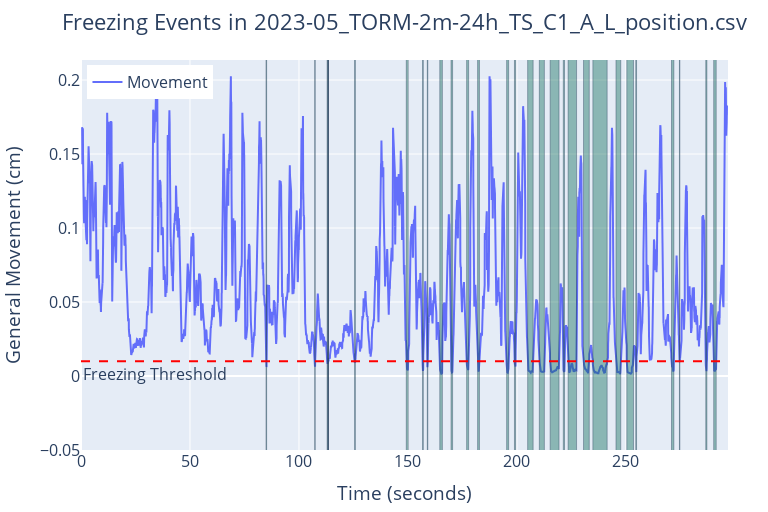

The notebook cell this image was saved under:
### Code cell
def plot_freezing(file, fps, threshold=0.01):
    
    # Load the CSV
    df = pd.read_csv(file)

    # Filter the position columns and exclude 'tail'
    position = df.filter(regex='_x|_y').filter(regex='^(?!.*tail_2)').filter(regex='^(?!.*tail_3)').copy()

    # Calculate movement based on the standard deviation of the difference in positions over a rolling window
    video_fps = 30  # Adjust as necessary
    movement = position.diff().rolling(window=int(fps), center=True).std().mean(axis=1)

    # Create a DataFrame indicating freezing events (when movement is below 0.01)
    freezing = pd.DataFrame(np.where(movement < threshold, 1, 0), columns=['freezing'])

    # Create a time axis (frame number divided by frame rate gives time in seconds)
    time = np.arange(len(movement)) / fps

    # Create the plot using Plotly
    fig = go.Figure()

    # Add the movement line
    fig.add_trace(go.Scatter(x=time, y=movement, mode='lines', name='Movement'))

    # Identify the start and end of freezing events
    freezing['change'] = freezing['freezing'].diff()
    freezing['event_id'] = (freezing['change'] == 1).cumsum()  # Create groups of consecutive 1's

    # Filter for events where freezing is 1
    events = freezing[freezing['freezing'] == 1]

    # Iterate over each event and add shapes
    for event_id, group in events.groupby('event_id'):
        start_index = group.index[0]
        end_index = group.index[-1]
        # Add the rectangle from the start to the end of the event
        fig.add_shape(
            type='rect',
            x0=time[start_index], x1=time[end_index + 1],  # Adjust x1 to include the last time point
            y0=-0.1, y1=1.5,
            fillcolor='rgba(0, 100, 80, 0.4)',
            line=dict(width=0.4)
        )

    # Add a horizontal line for the freezing threshold
    fig.add_hline(y=threshold, line=dict(color='red', dash='dash'),
              annotation_text='Freezing Threshold', annotation_position='bottom left')

    # Customize the layout
    fig.update_layout(
        title=dict(
        text=f'Freezing Events in {os.path.basename(example)}',
        x=0.5,
        xanchor='center',
        xref='paper'),
        xaxis_title='Time (seconds)',
        yaxis_title='General Movement (cm)',
        yaxis=dict(range=[-0.05, movement.max() * 1.05]),  # Adjust y-axis
        legend=dict(yanchor="bottom", y=0.9, xanchor="left", x=0.01),  # Position the legend above the plot
        margin=dict(t=60, b=20, l=60, r=40),  # Adjust margins for better layout
        showlegend=True,
        width=768,
        height=512,
        font=dict(size=16)
    )

    # Show the plot
    fig.show()

# Plot freezing events
plot_freezing(example, fps = video_fps)

### Figure 1 — Plotly figure (JSON) as saved in the notebook; plotly's stock layout.template omitted (floating-point values rounded to 4 significant figures; data arrays with more than 128 entries replaced by an {"elided": "..."} marker saying what was removed)
{"data": [{"mode": "lines", "name": "Movement", "type": "scatter", "x": {"elided": "7422 float values"}, "y": {"elided": "7422 float values"}}], "layout": {"annotations": [{"showarrow": false, "text": "Freezing Threshold", "x": 0, "xanchor": "left", "xref": "x domain", "y": 0.01, "yanchor": "top", "yref": "y"}], "font": {"size": 16}, "height": 512, "legend": {"x": 0.01, "xanchor": "left", "y": 0.9, "yanchor": "bottom"}, "margin": {"b": 20, "l": 60, "r": 40, "t": 60}, "shapes": [{"fillcolor": "rgba(0, 100, 80, 0.4)", "line": {"width": 0.4}, "type": "rect", "x0": 84.88, "x1": 85.16, "y0": -0.1, "y1": 1.5}, {"fillcolor": "rgba(0, 100, 80, 0.4)", "line": {"width": 0.4}, "type": "rect", "x0": 107.2, "x1": 107.4, "y0": -0.1, "y1": 1.5}, {"fillcolor": "rgba(0, 100, 80, 0.4)", "line": {"width": 0.4}, "type": "rect", "x0": 112.9, "x1": 113.3, "y0": -0.1, "y1": 1.5}, {"fillcolor": "rgba(0, 100, 80, 0.4)", "line": {"width": 0.4}, "type": "rect", "x0": 113.4, "x1": 113.4, "y0": -0.1, "y1": 1.5}, {"fillcolor": "rgba(0, 100, 80, 0.4)", "line": {"width": 0.4}, "type": "rect", "x0": 113.5, "x1": 113.5, "y0": -0.1, "y1": 1.5}, {"fillcolor": "rgba(0, 100, 80, 0.4)", "line": {"width": 0.4}, "type": "rect", "x0": 125.5, "x1": 125.9, "y0": -0.1, "y1": 1.5}, {"fillcolor": "rgba(0, 100, 80, 0.4)", "line": {"width": 0.4}, "type": "rect", "x0": 149.2, "x1": 150.1, "y0": -0.1, "y1": 1.5}, {"fillcolor": "rgba(0, 100, 80, 0.4)", "line": {"width": 0.4}, "type": "rect", "x0": 156.7, "x1": 157.0, "y0": -0.1, "y1": 1.5}, {"fillcolor": "rgba(0, 100, 80, 0.4)", "line": {"width": 0.4}, "type": "rect", "x0": 158.9, "x1": 159.1, "y0": -0.1, "y1": 1.5}, {"fillcolor": "rgba(0, 100, 80, 0.4)", "line": {"width": 0.4}, "type": "rect", "x0": 164.6, "x1": 165.8, "y0": -0.1, "y1": 1.5}, {"fillcolor": "rgba(0, 100, 80, 0.4)", "line": {"width": 0.4}, "type": "rect", "x0": 169.8, "x1": 170.5, "y0": -0.1, "y1": 1.5}, {"fillcolor": "rgba(0, 100, 80, 0.4)", "line": {"width": 0.4}, "type": "rect", "x0": 176.9, "x1": 177.8, "y0": -0.1, "y1": 1.5}, {"fillcolor": "rgba(0, 100, 80, 0.4)", "line": {"width": 0.4}, "type": "rect", "x0": 182.0, "x1": 182.8, "y0": -0.1, "y1": 1.5}, {"fillcolor": "rgba(0, 100, 80, 0.4)", "line": {"width": 0.4}, "type": "rect", "x0": 195.3, "x1": 196.2, "y0": -0.1, "y1": 1.5}, {"fillcolor": "rgba(0, 100, 80, 0.4)", "line": {"width": 0.4}, "type": "rect", "x0": 198.9, "x1": 199.4, "y0": -0.1, "y1": 1.5}, {"fillcolor": "rgba(0, 100, 80, 0.4)", "line": {"width": 0.4}, "type": "rect", "x0": 204.9, "x1": 207.4, "y0": -0.1, "y1": 1.5}, {"fillcolor": "rgba(0, 100, 80, 0.4)", "line": {"width": 0.4}, "type": "rect", "x0": 210.3, "x1": 212.6, "y0": -0.1, "y1": 1.5}, {"fillcolor": "rgba(0, 100, 80, 0.4)", "line": {"width": 0.4}, "type": "rect", "x0": 215.2, "x1": 219.3, "y0": -0.1, "y1": 1.5}, {"fillcolor": "rgba(0, 100, 80, 0.4)", "line": {"width": 0.4}, "type": "rect", "x0": 221.3, "x1": 221.8, "y0": -0.1, "y1": 1.5}, {"fillcolor": "rgba(0, 100, 80, 0.4)", "line": {"width": 0.4}, "type": "rect", "x0": 223.5, "x1": 227.4, "y0": -0.1, "y1": 1.5}, {"fillcolor": "rgba(0, 100, 80, 0.4)", "line": {"width": 0.4}, "type": "rect", "x0": 230.6, "x1": 233.2, "y0": -0.1, "y1": 1.5}, {"fillcolor": "rgba(0, 100, 80, 0.4)", "line": {"width": 0.4}, "type": "rect", "x0": 234.8, "x1": 241.4, "y0": -0.1, "y1": 1.5}, {"fillcolor": "rgba(0, 100, 80, 0.4)", "line": {"width": 0.4}, "type": "rect", "x0": 245.4, "x1": 247.6, "y0": -0.1, "y1": 1.5}, {"fillcolor": "rgba(0, 100, 80, 0.4)", "line": {"width": 0.4}, "type": "rect", "x0": 250.4, "x1": 253.5, "y0": -0.1, "y1": 1.5}, {"fillcolor": "rgba(0, 100, 80, 0.4)", "line": {"width": 0.4}, "type": "rect", "x0": 254.5, "x1": 254.9, "y0": -0.1, "y1": 1.5}, {"fillcolor": "rgba(0, 100, 80, 0.4)", "line": {"width": 0.4}, "type": "rect", "x0": 270.9, "x1": 272, "y0": -0.1, "y1": 1.5}, {"fillcolor": "rgba(0, 100, 80, 0.4)", "line": {"width": 0.4}, "type": "rect", "x0": 274.6, "x1": 274.8, "y0": -0.1, "y1": 1.5}, {"fillcolor": "rgba(0, 100, 80, 0.4)", "line": {"width": 0.4}, "type": "rect", "x0": 286.6, "x1": 287.2, "y0": -0.1, "y1": 1.5}, {"fillcolor": "rgba(0, 100, 80, 0.4)", "line": {"width": 0.4}, "type": "rect", "x0": 290.3, "x1": 291.4, "y0": -0.1, "y1": 1.5}, {"line": {"color": "red", "dash": "dash"}, "type": "line", "x0": 0, "x1": 1, "xref": "x domain", "y0": 0.01, "y1": 0.01, "yref": "y"}], "showlegend": true, "title": {"text": "Freezing Events in 2023-05_TORM-2m-24h_TS_C1_A_L_position.csv", "x": 0.5, "xanchor": "center", "xref": "paper"}, "width": 768, "xaxis": {"title": {"text": "Time (seconds)"}}, "yaxis": {"range": [-0.05, 0.2135], "title": {"text": "General Movement (cm)"}}}}
